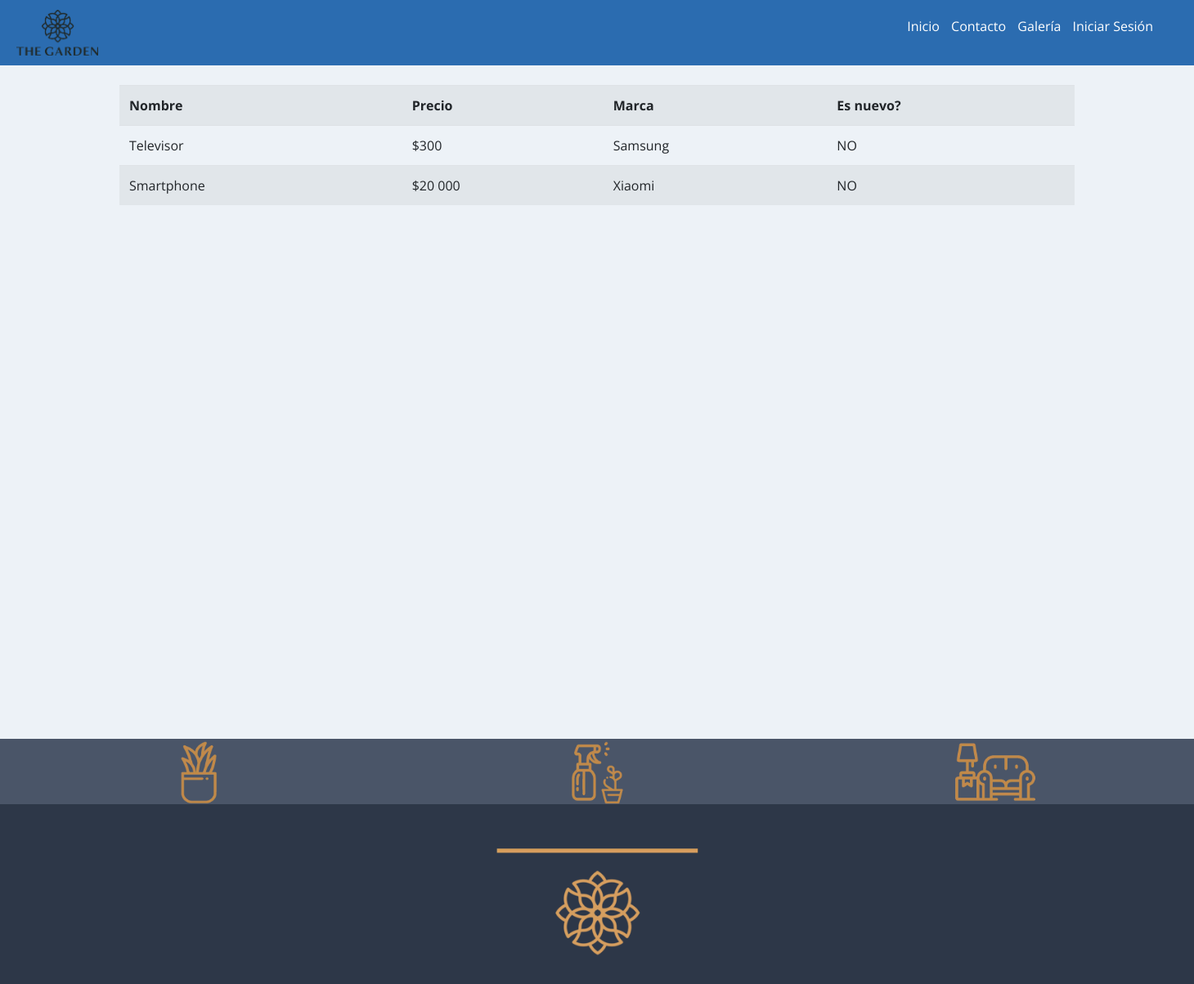
The app's page /listar-productos/, older data.
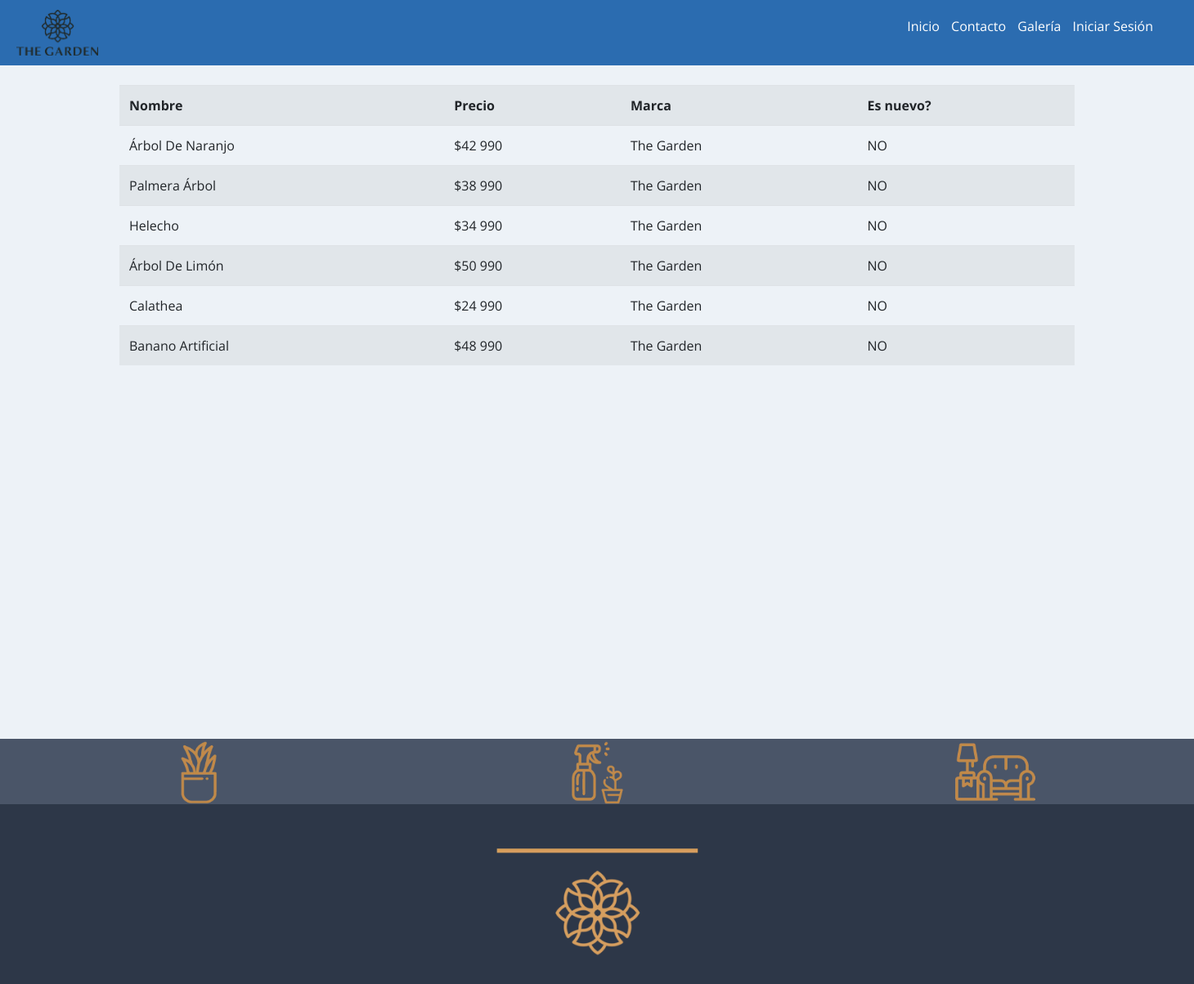
The same page, newer data.
### app/models.py (models this page shows, shortened)
class Producto(models.Model):
   nombre = models.CharField(max_length=50)
   precio = models.IntegerField()
   description = models.TextField()
   disponible = models.BooleanField()
   marca = models.ForeignKey(Marca, on_delete=models.PROTECT)
   fecha_fabricacion = models.DateField()
   imagen = models.ImageField(upload_to="productos", null=True)

class Marca(models.Model):
    nombre = models.CharField(max_length=50)
    def __str__(self):
     return self.nombre

### app/views.py (the view)
# urls.py: path('listar-productos/', listar_productos, name="listar_productos"),
def listar_productos(request):
    productos = Producto.objects.all()
    data = {
        'productos': productos
    }
    return render(request, 'app/producto/listar.html',data)

### app/templates/app/producto/listar.html
 {% extends 'app/base.html' %}
 {% block contenido %}
 {% load humanize %}
 <table class="table table-striped table-hover table-responsive-sm">
    <tr>
        <th>Nombre</th>
        <th>Precio</th>
        <th>Marca</th>
        <th>Es nuevo?</th>
    </tr>
    {% for p in productos %}
    <tr>
        <td>{{ p.nombre | title }}</td>
        <td>${{ p.precio | intcomma }}</td>
        <td>{{ p.marca | title }}</td>
        <td>
            {% if p.nuevo %}
            SI
            {% else %}
            NO
            {% endif %}
        </td>
    </tr>
    {% endfor %}
 </table>
 {% endblock  %}

### app/templates/app/base.html (shortened to what this page needs)
<!DOCTYPE html>
<html lang="es">
<head>
    {% load static %}
    {% block css %}
    <link rel="stylesheet" href="https://cdn.jsdelivr.net/npm/bootstrap@4.5.3/dist/css/bootstrap.min.css">    {% endblock %}
    <link rel="stylesheet" href="{% static 'app/css/estilos.css' %}">
</head>
<body>
    <header id="header">
        <div class="contenedor_logo">
            <img  class="logo"  src="{% static 'app/img/THE-GARDEN-LOGO-NEGRO.jpg' %}" alt="logo">
        </div>
        <div>
            <nav id="nav">
                <ul>
                    <li>
                        <a href="{% url 'home' %}"> Inicio </a>
                    </li>
                    <li>
                        <a href="{% url 'contacto' %}">Contacto</a>
                    </li>
                    <li><a href="{% url 'galeria' %}">Galería</a></li>
                    {% if user.is_authenticated %}
                    <li>
                        <a href="{% url 'logout' %}">Cerrar sesión</a>
                    </li>
                    <li>
                       <a href="#">@{{ user.username}}</a>
                    </li>
                    {% else %}
                    <li>
                        <a href="{% url 'login' %}">Iniciar Sesión</a>
                    </li>
                    {% endif %}
                </ul>
            </nav>
        </div>
    </header>
    <br>
    <div id="contenido">
        {% block contenido %}
        {% endblock %}
    </div>
    <footer>
        <div class="marcas">
            <img src="{% static 'app/img/footer/The-Garden_Icono_1.jpg' %}" alt="apple">
            <img src="{% static 'app/img/footer/The-Garden_Icono_2.jpg' %}" alt="lenovo">
            <img src="{% static 'app/img/footer/The-Garden_Icono_3.jpg' %}" alt="microsoft">
        </div>
        <div class="logo_footer">
            <img src="{% static 'app/img/THE-GARDEN_FOOTER.jpg' %}" alt="logo">
        </div>
    </footer>
</body>
</html>

### app/static/app/css/estilos.css (style rules this page uses)
* { margin:0; padding:0; }
body { background-color:#EDF2F7; font-family: 'Open Sans', sans-serif; }
header { width: 100%; height: 80px; background-color: #2B6CB0; display: flex; justify-content: space-between; }
header > div { width: 50%; }
.contenedor_logo { display: flex; align-items: center; }
.logo { width: 100px; margin-left: 20px; }
nav { display: flex; justify-content: flex-end; align-items: center; height: 100%; }
nav > ul { margin-right: 50px; }
nav > ul > li { display: inline; margin-left: 10px; }
nav a { color:white; text-decoration: none; }
#contenido { width: 80%; margin:auto; max-width: 1280px; min-height: 100vh; }
footer { width: 100%; height: 300px; background-color: #2D3748; }
footer > .marcas { width: 100%; height: 80px; background-color: #4A5568; display: flex; justify-content: space-around; align-items: center; }
footer > .marcas > img { width: 370px; }
footer > .logo_footer { display: flex; justify-content: center; align-items: center; height: calc(100% - 80px); }
footer > .logo_footer > img { width: 1700px; }

Row changes from the older to the newer data that the page shows:
removed Producto: nombre "Televisor", precio "300", marca "Samsung"
removed Producto: nombre "Smartphone", precio "20 000", marca "Xiaomi"
added Producto: nombre "Árbol De Naranjo", precio "42 990", marca "The Garden"
added Producto: nombre "Palmera Árbol", precio "38 990", marca "The Garden"
added Producto: nombre "Helecho", precio "34 990", marca "The Garden"
added Producto: nombre "Árbol De Limón", precio "50 990", marca "The Garden"
added Producto: nombre "Calathea", precio "24 990", marca "The Garden"
added Producto: nombre "Banano Artificial", precio "48 990", marca "The Garden"
